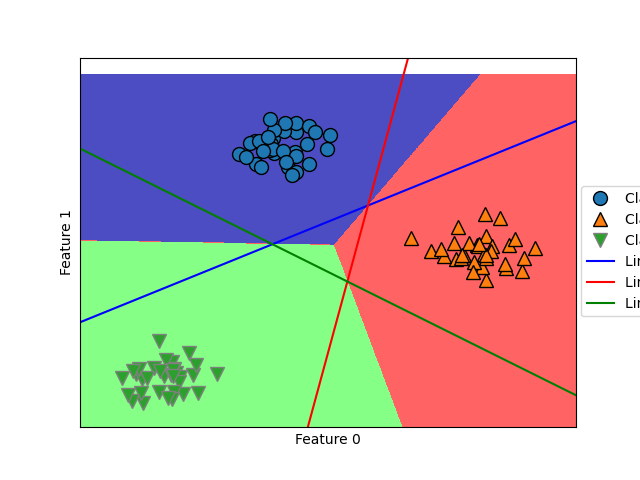

Source code (Python):
from mysklearn import *

if __name__ == '__main__':
    X, y = make_blobs(random_state=42)
    # mglearn.discrete_scatter(X[:, 0], X[:, 1], y)
    # plt.xlabel("Feature 0")
    # plt.ylabel("Feature 1")
    # plt.legend(["Class 0", "Class 1", "Class 2"])
    # plt.show()

    linear_svm = LinearSVC()
    linear_svm.fit(X, y)
    print("Coefficient shape: ", linear_svm.coef_.shape)  # Coefficient shape:  (3, 2)
    print("Intercept shape: ", linear_svm.intercept_.shape)  # Intercept shape:  (3,)

    mglearn.plots.plot_2d_classification(linear_svm, X, fill=True, alpha=.7)
    mglearn.discrete_scatter(X[:, 0], X[:, 1], y)
    line = np.linspace(-15, 15)
    for coef, intercept, color in zip(linear_svm.coef_, linear_svm.intercept_, ['b', 'r', 'g']):
        plt.plot(line, -(line * coef[0] + intercept) / coef[1], c=color)
    plt.ylim(-10, 15)
    plt.xlim(-10, 8)
    plt.xlabel("Feature 0")
    plt.ylabel("Feature 1")
    plt.legend(['Class 0', 'Class 1', 'Class 2', 'Line class 0', 'Line class 1', 'Line class 2'], loc=(1.01, 0.3))
    plt.savefig("LinearSVC.png")
    plt.show()
